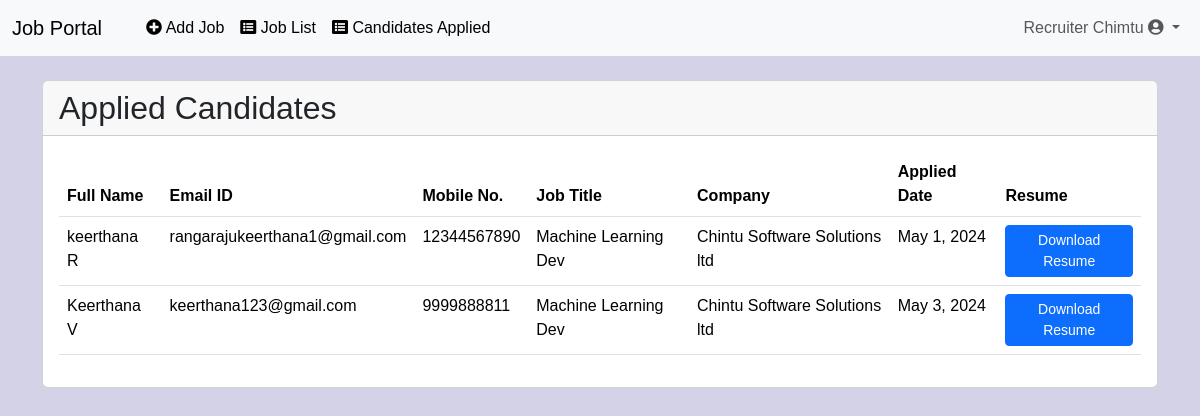
The page /applied_candidates_job/3 (signed in) on the database its author committed.
### job/models.py (models this page shows, shortened)
class Apply(models.Model):
    job = models.ForeignKey(Job, on_delete=models.CASCADE)
    student = models.ForeignKey(StudentUser, on_delete=models.CASCADE)
    resume=models.FileField(null=True)
    apply_date = models.DateField()
    status = models.CharField(max_length=10, choices=[('pending', 'Pending'), ('accepted', 'Accepted'), ('rejected', 'Rejected')], default='pending')

class StudentUser(models.Model):
    user = models.ForeignKey(User, on_delete=models.CASCADE)
    mobile = models.CharField(max_length=15, blank=True, null=True)
    image = models.ImageField( blank=True, null=True)
    gender = models.CharField(max_length=10, choices=GENDER_CHOICES, blank=True, null=True)
    type = models.CharField(max_length=10, blank=True, null=True)
    resume= models.FileField(upload_to='resumes/',blank=True, null=True)
    is_verified = models.BooleanField(default=False)

class Job(models.Model):
    recruiter = models.ForeignKey(Recruiter, on_delete=models.CASCADE)
    start_date = models.DateField()
    end_date = models.DateField()
    title = models.CharField(max_length=100)
    salary = models.CharField(max_length=20)
    image=models.ImageField(blank=True, null=True)
    description = models.TextField()
    experience = models.CharField(max_length=50)
    location = models.CharField(max_length=100)
    skills = models.CharField(max_length=100)
    eligibility_criteria = models.CharField(max_length=300, default="No specific eligibility criteria provided")
    job_type = models.CharField(max_length=100, default="Full-time")
    process = models.CharField(max_length=300, default="Standard application process")
    role_responsibilities = models.CharField(max_length=500, default="Software developer, Designing, coding, testing, and debugging software applications")
    mode_of_work = models.CharField(max_length=10,default="on-site")
    creation_date = models.DateField()

class Recruiter(models.Model):
    user = models.ForeignKey(User, on_delete=models.CASCADE)
    mobile = models.CharField(max_length=15, blank=True, null=True)
    image = models.ImageField(blank=True,null=True)
    gender = models.CharField(max_length=10, choices=GENDER_CHOICES, blank=True, null=True)
    type = models.CharField(max_length=10, blank=True, null=True)
    company=models.CharField(max_length=50,null=True)
    about_company=models.CharField(max_length=100,default=about_company_default)
    status = models.CharField(max_length=20,null=True)

### job/views.py (the view)
# urls.py: path('applied_candidates_job/<int:job_id>', applied_candidates_job, name='applied_candidates_job'),
def applied_candidates_job(request, job_id):
    job = get_object_or_404(Job, id=job_id)
    job_applications = Apply.objects.filter(job=job)
    return render(request, 'applied_candidates_job.html', {'job': job, 'job_applications': job_applications})

### job/context_processors.py (called while the page is built)
def common_context(request):
    user_type = None
    latest_jobs = Job.objects.order_by('-start_date')[:9]
    if request.user.is_authenticated:
        if request.user.is_staff:
            user_type = 'admin'
        else:
            try:
                student_user = StudentUser.objects.get(user=request.user)
                user_type = student_user.type
            except StudentUser.DoesNotExist:
                try:
                    recruiter = Recruiter.objects.get(user=request.user)
                    user_type = recruiter.type
                except Recruiter.DoesNotExist:
                    user_type = "None"
    return {
        'user_type': user_type,
        'latest_jobs': latest_jobs
    }

### job/templates/applied_candidates_job.html (shortened to what this page needs)
{% extends "recruiter_navigation.html" %}
{% block content %}
<div class="container mt-4">
    <div class="card">
        <h2 class="card-header">Applied Candidates</h2>
        <div class="card-body">
            <div class="table-responsive">
                <table class="table table-hover">
                    <thead class="thead-dark">
                        <tr>
                            <th scope="col">Full Name</th>
                            <th scope="col">Email ID</th>
                            <th scope="col">Mobile No.</th>
                            <th scope="col">Job Title</th>
                            <th scope="col">Company</th>
                            <th scope="col">Applied Date</th>
                            <th scope="col">Resume</th>
                        </tr>
                    </thead>
                    <tbody>
                        {% for application in job_applications  %}
                        {% if request.user.id == application.job.recruiter.user.id %}
                        <tr>
                            <td>{{ application.student.user.first_name }} {{ application.student.user.last_name }}</td>
                            <td>{{ application.student.user.username }}</td>
                            <td>{{ application.student.mobile }}</td>
                            <td>{{ application.job.title }}</td>
                            <td>{{ application.job.recruiter.company }}</td>
                            <td>{{ application.apply_date }}</td>
                            <td>
                                {% if application.student.resume %}
                                <a href="{{ application.student.resume.url }}" target="_blank" class="btn btn-primary btn-sm">Download Resume</a>
                                {% else %}
                                No resume available
                                {% endif %}
                            </td>
                        </tr>
                        {% endif %}
                        {% endfor %}
                    </tbody>
                </table>
            </div>
        </div>
    </div>
</div>
{% endblock %}

### job/templates/recruiter_navigation.html (shortened to what this page needs)
<!DOCTYPE html>
<html lang="en">
<head>
    {% load static %}
    <link rel="stylesheet" href="https://cdnjs.cloudflare.com/ajax/libs/font-awesome/5.15.4/css/all.min.css">
    <link href="https://cdn.jsdelivr.net/npm/bootstrap@5.3.3/dist/css/bootstrap.min.css" rel="stylesheet">
</head>
<body>
    <nav class="navbar navbar-expand-lg bg-body-tertiary sticky-top" data-bs-theme="light">
            <div class="container-fluid">
                <a class="navbar-brand" href="{% url "index" %}">Job Portal</a>
                <div class="collapse navbar-collapse" id="navbarScroll">
                    <ul class="navbar-nav me-auto my-2 my-lg-0 navbar-nav-scroll" style="--bs-scroll-height: 100px;">
                        <li class="nav-item">
                            <a class="nav-link active" href="{% url "job_add" %}">
                                <i class="fas fa-plus-circle"></i> Add Job
                            </a>
                        </li>
                        <li class="nav-item">
                            <a class="nav-link active" href="{% url "job_list" %} ">
                                <i class="fas fa-list-alt"></i> Job List
                            </a>
                        </li>
                        <li class="nav-item">
                            <a class="nav-link active" href="{% url "applied_candidates_list" %} ">
                                <i class="fas fa-list-alt"></i> Candidates  Applied
                            </a>
                        </li>
                    </ul>
                    <ul class="navbar-nav ml-auto">
                        <li class="nav-item dropdown">
                            <a class="nav-link dropdown-toggle" href="#" id="navbarDropdown" role="button" data-bs-toggle="dropdown" aria-expanded="false">
                                {{request.user.first_name.title}} {{request.user.last_name.title}} <i class="fas fa-user-circle"> </i>
                            </a>
                        </li>
                    </ul>
                </div>
            </div>
        </nav>
      {% block content %}
      {% endblock  %}
<link rel="stylesheet" type="text/css" href="https://cdn.datatables.net/2.0.5/css/dataTables.dataTables.css">
<link rel="stylesheet" type="text/css" href="https://cdn.datatables.net/buttons/3.0.2/css/buttons.dataTables.css">
</body>
</html>

### job/templates/recruiter_navigation.html (style rules this page uses)
body { font-family: Arial, sans-serif; background-color:#d3d2e7; }

### rows shown on the page
Apply: student.user.first_name "keerthana", student.user.last_name "R", student.user.username "rangarajukeerthana1@gmail.com", student.mobile "12344567890", job "Machine Learning Dev", job.recruiter.company "Chintu Software Solutions ltd", apply_date "May 1, 2024"
Apply: student.user.first_name "Keerthana", student.user.last_name "V", student.user.username "keerthana123@gmail.com", student.mobile "9999888811", job "Machine Learning Dev", job.recruiter.company "Chintu Software Solutions ltd", apply_date "May 3, 2024"

### other values the page prints
{{ request.user.first_name.title }} "Recruiter"
{{ request.user.last_name.title }} "Chimtu"
